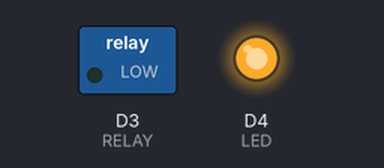
A sketch run on a simulated ESP8266 (NodeMCU). On the bench: switched loads named in the sketch (green lamp = pin HIGH), output pins drawn as LEDs (lit = HIGH). WiFi joins after 1.5 s; servers stay silent unless stated; not simulated (calls return 0 or success): passwords.h; what the sketch prints to the serial monitor is not drawn.

Above: at 0.1 s.
Timing chart, 0 to 1.6 s (numbered marks = the images above):
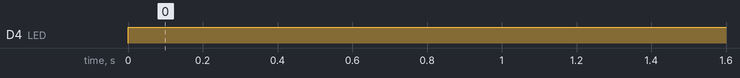

The sketch:

ModemReset.ino
```cpp
//
// This project detects loss of Internet and tries to fix it
// by reseting the cable modem, which is attached to an external relay.
//
// Turning on (HIGH) the relay interrupts power to the cable modem
//

#include <ESP8266WiFi.h>
#include "passwords.h"

// pins
#define LED	LED_BUILTIN	// Note, LED goes on when this pin driven low.
#define	RELAY	D3		// Doesn't really matter which pin

unsigned long relay_off_time;
unsigned long poll_home;	// When to next poll the house
unsigned long poll_timeout;
unsigned long connecttime;
unsigned long now, previous_now;
unsigned char ToDKnown;		// True if we know the ToD.
unsigned long ToDBase;		// Number of seconds since epoc at boot or last wrap of millis.
unsigned char debug;

#define	WRAP_TIME	(4294967ul)	// (2^32/1000) Number of seconds it takes millis() to wrap.
#define	POLL_PERIOD	10		// ten seconds for now.  After debug complete increase to 5 minutes.
#define	POLL_TIMEOUT	5		// seconds
#define SERVER_TIMEOUT	3		// seconds to server to respond to a successful message send.

#define	WIFI_NONE	0
#define	WIFI_CONNECTING	1
#define	WIFI_CONNECTED	2
unsigned char wifiState;

#define	ERROR_NONE	0
#define	ERROR_CLOSE	1
#define	ERROR_NOCLOSE	2
#define	ERROR_RESET	3

#define HOME
//#define LAKE
#ifdef HOME
const char wifiname[] = "DanielIOT";
const char wifipass[] = HOMEPASS;
const char servername[] = "192.168.1.13";
#endif
#ifdef LAKE
const char wifiname[] = "BesideThePoint";
const char wifipass[] = LAKEPASS;
const char * servername = "192.168.11.138";
#endif
const int serverport = 1884;

WiFiClient client;
unsigned char poll_home_state;
unsigned char dialog_number;

void setup() {
  // Get the serial connection up and running
  Serial.begin(9600);
  while (!Serial) ;

  // Configure I/O pins
  pinMode(LED, OUTPUT);
  pinMode(RELAY, OUTPUT);
  digitalWrite(RELAY, LOW);

  // Various state variables
  relay_off_time = 0;
  wifiState = WIFI_NONE;
  connecttime = 0;
  now = millis();
  ToDKnown = 0;
  debug = 1;
}

/*
   True if the argument is a time in the future.
   Works even in the event of time rollovers.
   Time rollovers happen about every 50 days.

   Do not use this form times more than half of max time (about 24 days)
   in the future.
*/
#define	HALFMAXTIME	(0x80000000ul)

int future(long t) {
  if (t == 0)
    return 0;
  if (t - millis() < HALFMAXTIME)
    return 1;
  // If the result is to far out in the future, then
  // we really have a negative number, so its in the past.
  return 0;
}

// return a time 't' seconds in the future.
// If that time would be zero, make it one more millisecond.
unsigned long mark(unsigned long t) {
  unsigned long r;

  r = now + t * 1000;
  if (r == 0)
    r = 1;
  return r;
}

static void mylog(const char *message) {
  // NYI
  Serial.print("Log message: ");
  Serial.println(message);
}

void loop() {
  long x;
  unsigned char error;
  String line;

  // Time Management
  previous_now = now;
  now = millis();
  if (ToDKnown && previous_now > now)	// Deal with millis() wrapping around
    ToDBase += WRAP_TIME;

  // Turn on the relay by setting a time in the future when it should go off.

  if (future(relay_off_time)) {
    digitalWrite(RELAY, HIGH);
    digitalWrite(LED, LOW);
  } else {
    digitalWrite(RELAY, LOW);
    digitalWrite(LED, HIGH);
    relay_off_time = 0;
  }

  // Manage the wifi connection
  switch (wifiState) {
    case WIFI_NONE:
      if (!future(connecttime)) {
        WiFi.begin(wifiname, wifipass);
        wifiState = WIFI_CONNECTING;
        connecttime = mark(10);	// no more than 1 attempt every 10 seconds
      }
      break;
    case WIFI_CONNECTING:
      if (WiFi.status() == WL_CONNECTED) {
        wifiState = WIFI_CONNECTED;
        mylog("Connected To Wifi");
        poll_home = mark(POLL_PERIOD);
        dialog_number = 0;
      }
      break;
    case WIFI_CONNECTED:
      if (WiFi.status() != WL_CONNECTED) {
        // If the connection fails, wait 3 seconds before reconnecting.
        connecttime = mark(3);
        wifiState = WIFI_NONE;
        mylog("No WiFi");
        poll_home = 0;	// don't poll home
      }
      break;

  }

  // If we don't have any wifi, then nothing we do matters, so exit.
  if (wifiState != WIFI_CONNECTED)
    return;

  error = ERROR_NONE;
  // Time to poll home?
  switch (poll_home_state) {
    // State 0: not connect to home server
    case 0:
      if (dialog_number == 0 && future(poll_home))
        break;	// not yet time to poll the home server
      if (debug)
        Serial.println("Connecting to server");
      if (client.connect(servername, serverport)) {
        poll_home_state = 1;
        poll_timeout = mark(POLL_TIMEOUT);
        if (debug)
          Serial.println("Connection succeeded");
      } else {
        // If we cannot connect, try again later
        error = ERROR_RESET;
        if (debug)
          Serial.println("Connection failed");
      }
      break;
    // State 1: connection live, send message 1
    case 1:
      if (!future(poll_timeout)) {
        error = ERROR_CLOSE;
        mylog("connect timeout");
        break;
      }
      if (!client.connected()) {
        error = ERROR_CLOSE;
        mylog("connection dropped");
        break;
      }

      // We are connected, start the dialog
      switch (dialog_number) {
        case 0:
          if (debug)
            Serial.println("sending");
          client.print(String("reset,stillwater,modem,314159\n"));
      }
      poll_home_state = 2;
      poll_timeout = mark(SERVER_TIMEOUT);
      break;
    // State 2: Wait for a response
    case 2:
      if (client.available() == 0 && !client.connected()) {
        // poll failed.
        error = ERROR_CLOSE;
        mylog("no response");
        break;
      }
      if (!future(poll_timeout)) {
        error = ERROR_CLOSE;
        mylog("server response timeout");
        break;
      }
      if (client.available() == 0)
        break;	// stay in this state and wait for stuff from client

      if (debug)
        Serial.println("reading");
      line = client.readStringUntil('\n');
      client.stop();

      switch (dialog_number) {
        case 0:

          // Dialog 0 asks for the TOD
          // looking for x,yyy, where x is a single digit resonse code, and yyy is the ToD
          // in seconds since the epoch
          // x = 0: error, unrecognized message
          // x = 1: error, ToD not available
          // x = 9: success
          if (line.length() < 1) {
            error = ERROR_NOCLOSE;
            mylog("response too short");
            break;
          }
          x = line[0] - '0';
          if (x < 1 || x > 9) {
            error =  ERROR_NOCLOSE;
            mylog("reponse code invalid");
            break;
          }
          if (x == 1) {
            // Dialog complete
            error = ERROR_RESET;
            mylog("TOD not available");
            break;
          }
          if (line.length() < 3) {
            error = ERROR_NOCLOSE;
            mylog("response no payload");
            break;
          }
          if (x != 9) {
            error = ERROR_NOCLOSE;
            mylog("response code != 9");
            break;
          }
          x = line.substring(2).toInt();
          ToDBase = x - millis();
          ToDKnown = 1;
          poll_home_state = 0;
          dialog_number++;
          mylog("got TOD");
          break;
        case 1:

          // Dialog 1 is used for sending log messages.
          // NYI
          error = ERROR_RESET;
          break;
        default:	// dialog number
          ;
      }
    default:
      ;
  }

  switch (error) {
    case ERROR_CLOSE:
      client.stop();
    case ERROR_NOCLOSE:
      mylog("error in dialog with server");
    case ERROR_RESET:
      poll_home_state = 0;
      poll_home = mark(POLL_PERIOD);
      dialog_number = 0;
    default:
      ;
  }
}
```

Measured:
- by itself, D4 (LED): LOW → HIGH at 0.00 s
